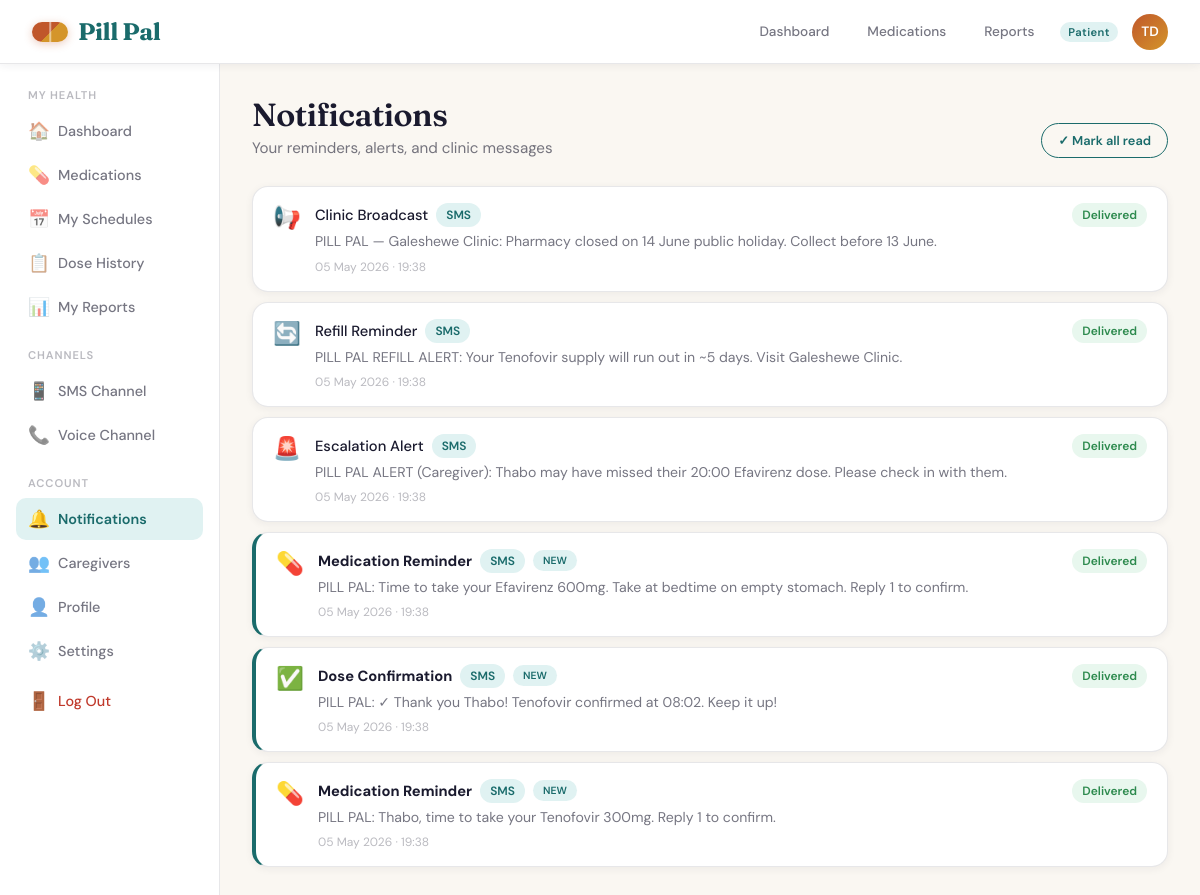
/notifications/ (signed in), run on the app's committed database.
### accounts/models.py (models this page shows, shortened)
class User(AbstractUser):
    ROLE_CHOICES = [
        ('patient', 'Patient'),
        ('caregiver', 'Caregiver'),
        ('clinic_admin', 'Clinic Admin'),
        ('chw', 'Community Health Worker'),
    ]
    CHANNEL_CHOICES = [
        ('sms', 'SMS'),
        ('voice', 'Voice Call'),
        ('app', 'App Push Notification'),
    ]
    LANGUAGE_CHOICES = [
        ('en', 'English'),
        ('zu', 'isiZulu'),
        ('xh', 'isiXhosa'),
        ('st', 'Sesotho'),
        ('tn', 'Setswana'),
    ]
    role = models.CharField(max_length=20, choices=ROLE_CHOICES, default='patient')
    phone_number = models.CharField(max_length=20, blank=True)
    date_of_birth = models.DateField(null=True, blank=True)
    language_preference = models.CharField(max_length=5, choices=LANGUAGE_CHOICES, default='en')
    channel_preference = models.CharField(max_length=10, choices=CHANNEL_CHOICES, default='sms')
    clinic = models.ForeignKey('core.Clinic', on_delete=models.SET_NULL, null=True, blank=True, related_name='users')
    notif_reminders = models.BooleanField(default=True)
    notif_refill = models.BooleanField(default=True)
    notif_broadcasts = models.BooleanField(default=True)
    notif_weekly = models.BooleanField(default=False)
    notif_caregiver_alerts = models.BooleanField(default=True)
    @property
    def initials(self):
        parts = self.get_full_name().split()
        return ''.join(p[0] for p in parts[:2]).upper() if parts else self.username[:2].upper()

### notifications/models.py (models this page shows, shortened)
class Notification(models.Model):
    CHANNEL_CHOICES = [
        ('sms', 'SMS'), ('voice', 'Voice'), ('app', 'App'), ('email', 'Email'),
    ]
    TYPE_CHOICES = [
        ('reminder', 'Medication Reminder'),
        ('escalation', 'Escalation Alert'),
        ('refill', 'Refill Reminder'),
        ('broadcast', 'Clinic Broadcast'),
        ('confirmation', 'Dose Confirmation'),
        ('info', 'Medication Info Response'),
    ]
    STATUS_CHOICES = [
        ('pending', 'Pending'), ('sent', 'Sent'), ('delivered', 'Delivered'), ('failed', 'Failed'),
    ]
    recipient = models.ForeignKey(settings.AUTH_USER_MODEL, on_delete=models.CASCADE, related_name='notifications')
    channel = models.CharField(max_length=10, choices=CHANNEL_CHOICES)
    notification_type = models.CharField(max_length=20, choices=TYPE_CHOICES)
    message = models.TextField()
    status = models.CharField(max_length=10, choices=STATUS_CHOICES, default='pending')
    created_at = models.DateTimeField(auto_now_add=True)
    sent_at = models.DateTimeField(null=True, blank=True)
    dose_log = models.ForeignKey(
        'medications.DoseLog', on_delete=models.SET_NULL, null=True, blank=True, related_name='notifications'
    )
    read = models.BooleanField(default=False)
    class Meta:
        ordering = ['-created_at']

### notifications/views.py (the view)
# urls.py: path('', views.notification_list, name='notifications'),
@login_required
def notification_list(request):
    notifs = Notification.objects.filter(recipient=request.user)
    unread = notifs.filter(read=False).count()
    return render(request, 'core/notifications.html', {'notifications': notifs, 'unread': unread})

### core/templates/core/notifications.html (shortened to what this page needs)
{% extends 'core/base.html' %}
{% block content %}
<div class="page-header">
  <div class="header-row">
    <div>
      <h1>Notifications</h1>
      <p class="subtitle">Your reminders, alerts, and clinic messages</p>
    </div>
    {% if unread > 0 %}
    <button class="btn btn-ghost btn-sm" onclick="markAllRead()">✓ Mark all read</button>
    {% endif %}
  </div>
</div>
{% if notifications %}
<div style="display:flex;flex-direction:column;gap:10px;">
  {% for n in notifications %}
  <div class="card notif-card {% if not n.read %}unread{% endif %}" id="notif-{{ n.pk }}"
       style="{% if not n.read %}border-left:4px solid var(--teal);{% endif %}padding:16px 20px;display:flex;align-items:flex-start;gap:14px;cursor:pointer;"
       onclick="markRead({{ n.pk }}, this)">
    <div style="font-size:1.4rem;flex-shrink:0;">
      {% if n.notification_type == 'reminder' %}💊
      {% elif n.notification_type == 'escalation' %}🚨
      {% elif n.notification_type == 'refill' %}🔄
      {% elif n.notification_type == 'broadcast' %}📢
      {% elif n.notification_type == 'confirmation' %}✅
      {% else %}ℹ️{% endif %}
    </div>
    <div style="flex:1;">
      <div style="display:flex;align-items:center;gap:8px;margin-bottom:4px;">
        <span style="font-weight:{% if not n.read %}700{% else %}500{% endif %};font-size:.92rem;">{{ n.get_notification_type_display }}</span>
        <span class="badge badge-{% if n.channel == 'sms' %}teal{% elif n.channel == 'voice' %}amber{% else %}green{% endif %}">{{ n.get_channel_display }}</span>
        {% if not n.read %}<span class="badge badge-teal" style="font-size:.65rem;">NEW</span>{% endif %}
      </div>
      <div style="font-size:.88rem;color:var(--ink-60);line-height:1.5;">{{ n.message|truncatechars:180 }}</div>
      <div class="text-xs" style="margin-top:6px;">{{ n.created_at|date:"d M Y · H:i" }}</div>
    </div>
    <div>
      <span class="badge badge-{% if n.status == 'delivered' %}green{% elif n.status == 'sent' %}teal{% elif n.status == 'failed' %}red{% else %}amber{% endif %}">{{ n.get_status_display }}</span>
    </div>
  </div>
  {% endfor %}
</div>
{% endif %}
{% endblock %}

### core/templates/core/base.html (shortened to what this page needs)
<!DOCTYPE html>
<html lang="en">
<head>
{% load static %}
</head>
<body>
{% if user.is_authenticated %}
<header class="topbar">
  <a href="{% url 'landing' %}" class="logo"><span class="logo-pill"></span>Pill Pal</a>
  <div class="topbar-right">
    <a href="{% url 'dashboard' %}" class="nav-link {% if request.resolver_match.url_name == 'dashboard' %}active{% endif %}">Dashboard</a>
    {% if user.role == 'patient' %}
    <a href="{% url 'medications' %}" class="nav-link {% if request.resolver_match.url_name == 'medications' %}active{% endif %}">Medications</a>
    <a href="{% url 'reports' %}" class="nav-link {% if request.resolver_match.url_name == 'reports' %}active{% endif %}">Reports</a>
    {% endif %}
    <span class="role-badge">{{ user.get_role_display }}</span>
    <a href="{% url 'settings' %}" class="avatar" title="{{ user.get_full_name }}">{{ user.initials }}</a>
  </div>
</header>
<div class="app-layout">
  <aside class="sidebar">
    {% if user.role == 'patient' %}
    <div class="nav-section-label">My Health</div>
    <a href="{% url 'dashboard' %}" class="nav-item {% if request.resolver_match.url_name == 'dashboard' %}active{% endif %}"><span class="nav-icon">🏠</span>Dashboard</a>
    <a href="{% url 'medications' %}" class="nav-item {% if request.resolver_match.url_name in 'medications,medication_detail' %}active{% endif %}"><span class="nav-icon">💊</span>Medications</a>
    <a href="{% url 'schedule_list' %}" class="nav-item {% if request.resolver_match.url_name == 'schedule_list' %}active{% endif %}"><span class="nav-icon">📅</span>My Schedules</a>
    <a href="{% url 'dose_history' %}" class="nav-item {% if request.resolver_match.url_name == 'dose_history' %}active{% endif %}"><span class="nav-icon">📋</span>Dose History</a>
    <a href="{% url 'reports' %}" class="nav-item {% if request.resolver_match.url_name == 'reports' %}active{% endif %}"><span class="nav-icon">📊</span>My Reports</a>
    <div class="nav-section-label">Channels</div>
    <a href="{% url 'sms_simulator' %}" class="nav-item {% if request.resolver_match.url_name == 'sms_simulator' %}active{% endif %}"><span class="nav-icon">📱</span>SMS Channel</a>
    <a href="{% url 'voice_channel' %}" class="nav-item {% if request.resolver_match.url_name == 'voice_channel' %}active{% endif %}"><span class="nav-icon">📞</span>Voice Channel</a>
    <div class="nav-section-label">Account</div>
    <a href="{% url 'notifications' %}" class="nav-item {% if request.resolver_match.url_name == 'notifications' %}active{% endif %}"><span class="nav-icon">🔔</span>Notifications</a>
    <a href="{% url 'caregiver_management' %}" class="nav-item {% if request.resolver_match.url_name == 'caregiver_management' %}active{% endif %}"><span class="nav-icon">👥</span>Caregivers</a>
    <a href="{% url 'profile' %}" class="nav-item {% if request.resolver_match.url_name == 'profile' %}active{% endif %}"><span class="nav-icon">👤</span>Profile</a>
    <a href="{% url 'settings' %}" class="nav-item {% if request.resolver_match.url_name == 'settings' %}active{% endif %}"><span class="nav-icon">⚙️</span>Settings</a>
    {% endif %}
    <a href="{% url 'logout' %}" class="nav-item" style="color:var(--red)"><span class="nav-icon">🚪</span>Log Out</a>
  </aside>
  <main class="main-content fade-in">
    {% block content %}{% endblock %}
  </main>
</div>
{% else %}
{% block public_content %}{% endblock %}
{% endif %}
</body>
</html>

### core/templates/core/base.html (style rules this page uses)
*,*::before,*::after { box-sizing:border-box;margin:0;padding:0 }
:root { --cream:#FAF7F2;--white:#FFFFFF; --terracotta:#C0572B;--terracotta-light:#E8785A;--ochre:#D4952A; --teal:#1A6B6B;--teal-light:#2A9090;--teal-pale:#E0F2F2; --green:#2D8A4E;--green-light:#E8F7EE; --amber:#D4952A;--amber-light:#FEF3DC; --red:#C0392B;--red-light:#FDECEA; --ink:#1A1A2E;--ink-60:#1A1A2E99;--ink-30:#1A1A2E4D;--ink-10:#1A1A2E1A; --shadow-sm:0 2px 8px rgba(26,26,46,.06);--shadow-md:0 4px 24px rgba(26,26,46,.10);--shadow-lg:0 8px 48px rgba(26,26,46,.14); --radius:16px;--radius-sm:10px;--radius-pill:100px; }
html { font-size:16px;scroll-behavior:smooth }
body { font-family:'DM Sans',sans-serif;background:var(--cream);color:var(--ink);min-height:100vh;overflow-x:hidden }
.topbar { position:fixed;top:0;left:0;right:0;z-index:100;background:var(--white);border-bottom:1px solid var(--ink-10);display:flex;align-items:center;justify-content:space-between;padding:0 32px;height:64px;box-shadow:var(--shadow-sm) }
.logo { display:flex;align-items:center;gap:10px;font-family:'Fraunces',serif;font-size:1.5rem;font-weight:700;color:var(--teal);letter-spacing:-.5px;text-decoration:none }
.logo-pill { width:36px;height:20px;background:linear-gradient(135deg,var(--terracotta) 50%,var(--ochre) 50%);border-radius:100px;display:inline-block;box-shadow:0 2px 8px rgba(192,87,43,.3);position:relative }
.logo-pill::after { content:'';position:absolute;left:50%;top:0;bottom:0;width:1.5px;background:rgba(255,255,255,.5);transform:translateX(-50%) }
.topbar-right { display:flex;align-items:center;gap:14px }
.nav-link { font-size:.85rem;font-weight:500;color:var(--ink-60);text-decoration:none;padding:6px 12px;border-radius:var(--radius-pill);transition:all .15s }
.avatar { width:36px;height:36px;border-radius:50%;background:linear-gradient(135deg,var(--terracotta),var(--ochre));display:flex;align-items:center;justify-content:center;color:white;font-weight:600;font-size:.85rem;cursor:pointer;text-decoration:none;flex-shrink:0 }
.role-badge { font-size:.7rem;font-weight:600;padding:3px 8px;border-radius:var(--radius-pill);background:var(--teal-pale);color:var(--teal);letter-spacing:.04em }
.app-layout { display:flex;margin-top:64px;min-height:calc(100vh - 64px) }
.sidebar { width:220px;flex-shrink:0;background:var(--white);border-right:1px solid var(--ink-10);padding:24px 16px;position:fixed;top:64px;left:0;bottom:0;overflow-y:auto;z-index:50 }
.nav-section-label { font-size:.7rem;font-weight:600;letter-spacing:.08em;text-transform:uppercase;color:var(--ink-30);padding:0 12px;margin:20px 0 8px }
.nav-section-label:first-child { margin-top:0 }
.nav-item { display:flex;align-items:center;gap:10px;padding:10px 12px;border-radius:var(--radius-sm);cursor:pointer;transition:all .15s;font-size:.9rem;font-weight:500;color:var(--ink-60);margin-bottom:2px;border:none;background:none;width:100%;text-align:left;text-decoration:none }
.nav-item.active { background:var(--teal-pale);color:var(--teal);font-weight:600 }
.nav-icon { font-size:1.1rem;width:20px;text-align:center }
.main-content { margin-left:220px;flex:1;padding:32px;max-width:1200px }
.card { background:var(--white);border-radius:var(--radius);padding:24px;box-shadow:var(--shadow-sm);border:1px solid var(--ink-10) }
.btn { display:inline-flex;align-items:center;gap:8px;padding:12px 24px;border-radius:var(--radius-pill);font-family:'DM Sans',sans-serif;font-size:.9rem;font-weight:600;cursor:pointer;border:none;transition:all .2s;text-decoration:none }
.btn-ghost { background:transparent;color:var(--teal);border:1.5px solid var(--teal) }
.btn-sm { padding:8px 16px;font-size:.8rem }
.badge { display:inline-flex;align-items:center;gap:5px;padding:4px 10px;border-radius:var(--radius-pill);font-size:.75rem;font-weight:600 }
.badge-green { background:var(--green-light);color:var(--green) }
.badge-teal { background:var(--teal-pale);color:var(--teal) }
.page-header { margin-bottom:28px }
.page-header h1 { font-family:'Fraunces',serif;font-size:2rem;font-weight:600;color:var(--ink);letter-spacing:-.5px;line-height:1.2 }
.page-header .subtitle { color:var(--ink-60);margin-top:4px;font-size:.95rem }
.header-row { display:flex;align-items:flex-end;justify-content:space-between }
.text-xs { font-size:.75rem;color:var(--ink-30) }
.fade-in { animation:fadeIn .35s ease }

### data on the page
User: role "Patient", initials "TD"
Notification: notification_type "Clinic Broadcast", channel "SMS", message "PILL PAL — Galeshewe Clinic: Pharmacy closed on 14 June public holiday. Collect before 13 June.", created_at "05 May 2026 · 19:38", status "Delivered"
Notification: notification_type "Refill Reminder", channel "SMS", message "PILL PAL REFILL ALERT: Your Tenofovir supply will run out in ~5 days. Visit Galeshewe Clinic.", created_at "05 May 2026 · 19:38", status "Delivered"
Notification: notification_type "Escalation Alert", channel "SMS", message "PILL PAL ALERT (Caregiver): Thabo may have missed their 20:00 Efavirenz dose. Please check in with them.", created_at "05 May 2026 · 19:38", status "Delivered"
Notification: notification_type "Medication Reminder", channel "SMS", read "NEW", message "PILL PAL: Time to take your Efavirenz 600mg. Take at bedtime on empty stomach. Reply 1 to confirm.", created_at "05 May 2026 · 19:38", status "Delivered"
Notification: notification_type "Dose Confirmation", channel "SMS", read "NEW", message "PILL PAL: ✓ Thank you Thabo! Tenofovir confirmed at 08:02. Keep it up!", created_at "05 May 2026 · 19:38", status "Delivered"
Notification: notification_type "Medication Reminder", channel "SMS", read "NEW", message "PILL PAL: Thabo, time to take your Tenofovir 300mg. Reply 1 to confirm.", created_at "05 May 2026 · 19:38", status "Delivered"
